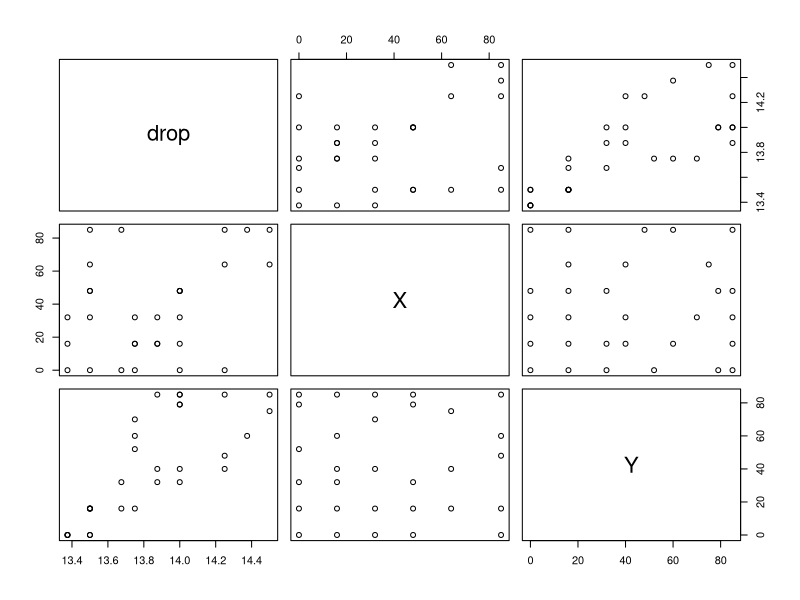
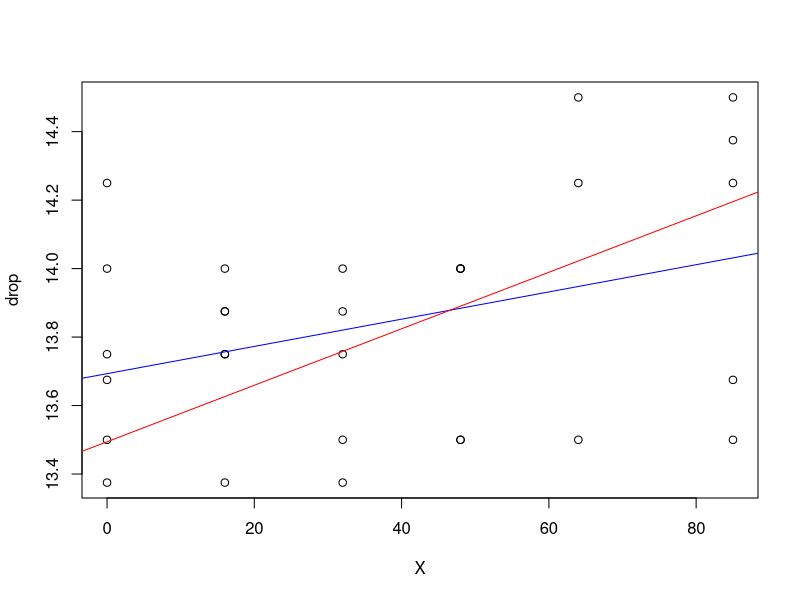
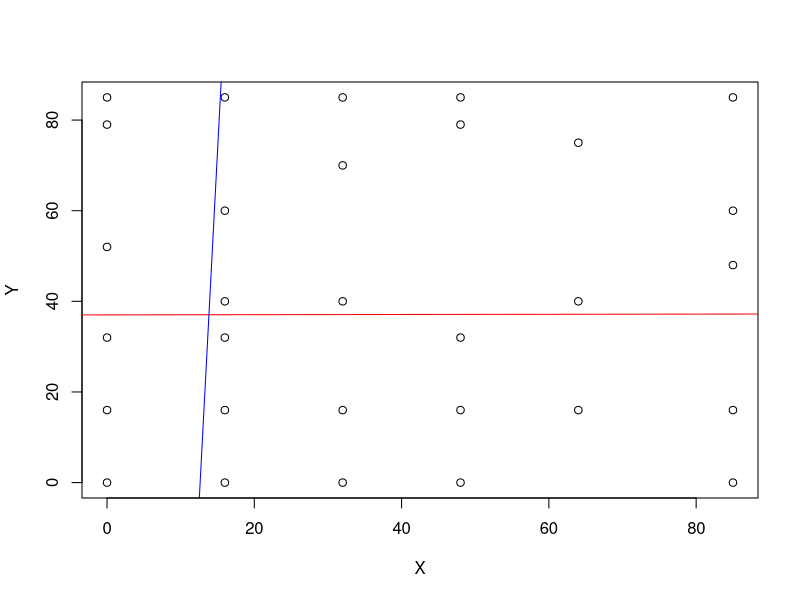
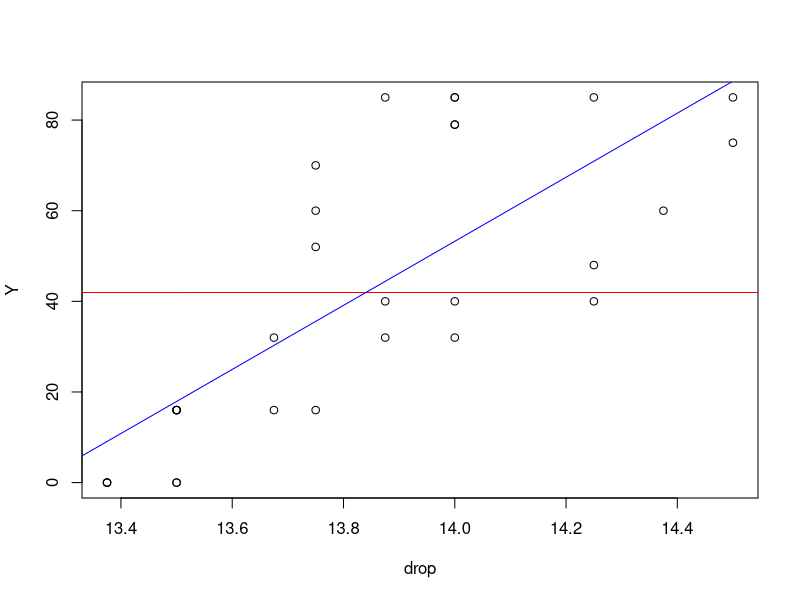
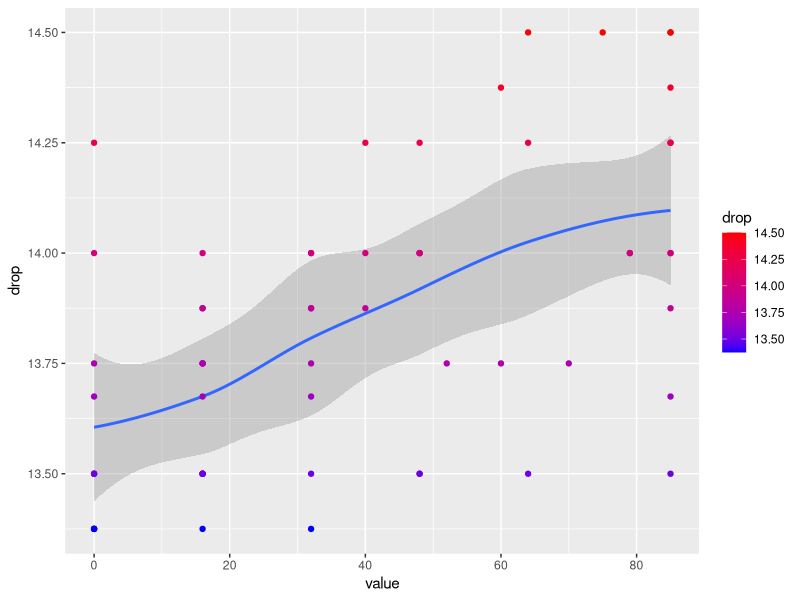
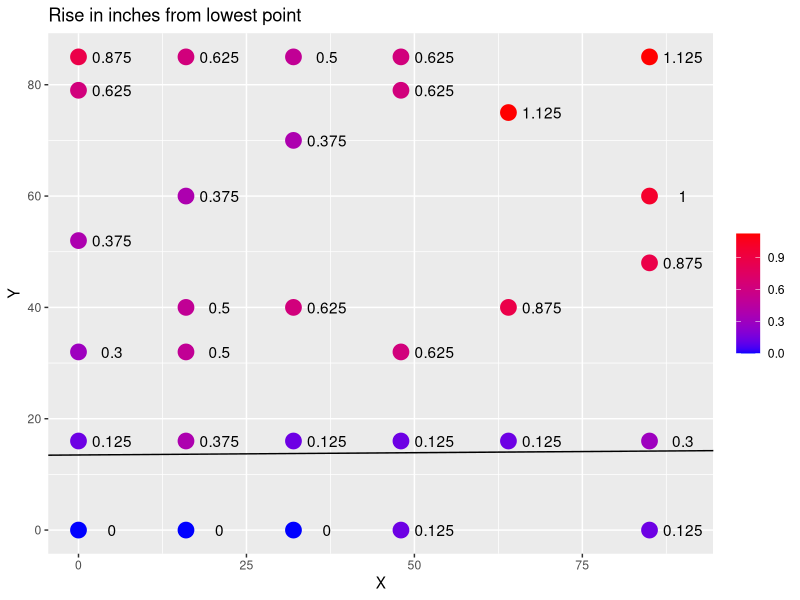
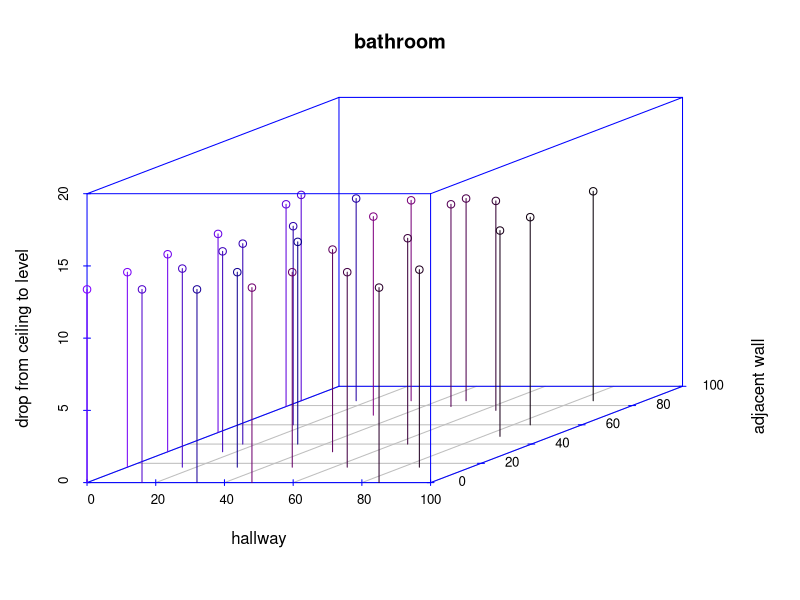

Write the R code that produced these figures, in order. (Note: this script raises an error after producing the figures.)
items<-rep(LETTERS,2)[1:30]
lengths<-c(13.375,13.5,13.625,13.75,14,14.25,13.375,13.375,13.875,13.875,13.75,14,13.375,13.5,14,13.75,13.875,13.5,13.5,14,14,14,13.5,14.25,14.5,13.5,13.675,14.25,14.375,14.5)

#bathroom<-read.csv(file='bathroom.csv',colClasses=c("factor","numeric","numeric","numeric"))

spot<-rep(letters,2)[1:30]
spot[27:30]<-c('aa','bb','cc','dd')
drop<-c(13.375,13.500,13.675,13.750,14.000,14.250,13.375,13.750,13.875,13.875,13.750,14.000,13.375,13.500,
14.000,13.750,13.875,13.500,13.500,14.000,14.000,14.000,13.500,14.250,14.500,13.500,13.675,14.250,14.375,14.500)
X<-c(0,0,0,0,0,0,16,16,16,16,16,16,32,32,32,32,32,48,48,48,48,48,64,64,64,85,85,85,85,85)
Y<-c(0,16,32,52,79,85,0,16,32,40,60,85,0,16,40,70,85,0,16,32,79,85,16,40,75,0,16,48,60,85)


bathroom<-data.frame(spot,drop,X,Y)
summary(bathroom)
str(bathroom)

plot(bathroom[,2:4])
plot(bathroom[,3:2])
abline(lm(drop~X, data=bathroom),col='blue')
abline(lm(drop~Y, data=bathroom),col='red')

plot(bathroom[,3:4])
abline(lm(X~Y, data=bathroom),col='red')
abline(lm(X~drop, data=bathroom),col='blue')
plot(bathroom[,c(2,4)])
abline(lm(Y~X, data=bathroom),col='red')
abline(lm(Y~drop, data=bathroom),col='blue')




bathlm<-lm(drop~Y,data=bathroom)
summary(bathlm)
library(ggplot2)
library(scatterplot3d)
library(tidyr)
library(dplyr)


bathroom %>% gather() %>% head()

bathroom[,-1] %>%  gather(-drop ,key='var',value='value')%>%
  ggplot(aes(x=value,y=drop,color=drop))+
  stat_smooth() + geom_point()+
  scale_colour_gradient(low='blue',high='red')


p<-ggplot(data=bathroom,aes(x=X,y=Y,label = spot))

p+geom_point(aes(color=round(drop-min(drop),3)),size=5)+
scale_colour_gradient(low='blue',high='red')+
geom_text(aes(label=round(drop-min(drop),3)),nudge_x=5)+theme(legend.title=element_blank())+ggtitle("Rise in inches from lowest point")+geom_abline(aes(intercept=13.49,slope=.00825))


p3D<-scatterplot3d(bathroom$X,   # x axis
                bathroom$Y,     # y axis
                bathroom$drop,    # z axis
                main="bathroom",
                col.axis="blue",
                color = rgb(red=(15:1/30),blue=(30:1/30),green=0),zlim=c(0,16),
                angle=24,
                type='h',
                xlab="hallway",ylab="adjacent wall",zlab="drop from ceiling to level")

p3D$plane3d(bathlm,col='red')

par(mfrow=c(1,3))
for (i in 2:4){plot(density(bathroom[,i]))}
